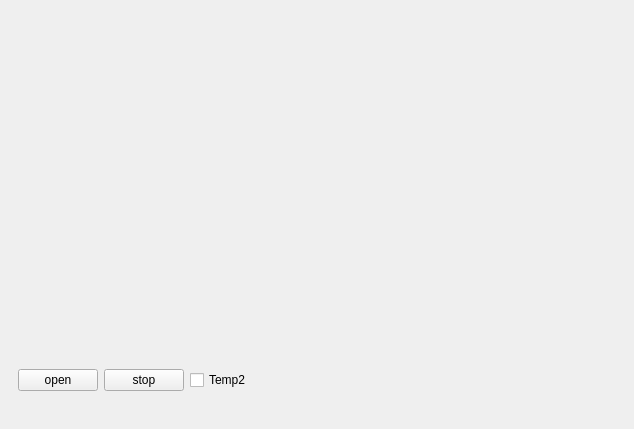
<?xml version="1.0" encoding="UTF-8"?>
<ui version="4.0">
 <class>MainWindow</class>
 <widget class="QMainWindow" name="MainWindow">
  <property name="geometry">
   <rect>
    <x>0</x>
    <y>0</y>
    <width>634</width>
    <height>429</height>
   </rect>
  </property>
  <property name="windowTitle">
   <string>MainWindow</string>
  </property>
  <widget class="QWidget" name="centralwidget">
   <layout class="QVBoxLayout" name="verticalLayout">
    <item>
     <widget class="QWidget" name="widget" native="true"/>
    </item>
    <item>
     <widget class="QWidget" name="widget_2" native="true">
      <property name="minimumSize">
       <size>
        <width>0</width>
        <height>80</height>
       </size>
      </property>
      <property name="maximumSize">
       <size>
        <width>16777215</width>
        <height>80</height>
       </size>
      </property>
      <layout class="QHBoxLayout" name="horizontalLayout">
       <item>
        <widget class="QPushButton" name="btnOpen">
         <property name="text">
          <string>open</string>
         </property>
        </widget>
       </item>
       <item>
        <widget class="QPushButton" name="btnStop">
         <property name="text">
          <string>stop</string>
         </property>
        </widget>
       </item>
       <item>
        <widget class="QCheckBox" name="chboxTemp">
         <property name="text">
          <string>Temp2</string>
         </property>
        </widget>
       </item>
       <item>
        <spacer name="horizontalSpacer">
         <property name="orientation">
          <enum>Qt::Horizontal</enum>
         </property>
         <property name="sizeHint" stdset="0">
          <size>
           <width>380</width>
           <height>20</height>
          </size>
         </property>
        </spacer>
       </item>
      </layout>
     </widget>
    </item>
   </layout>
  </widget>
 </widget>
 <resources/>
 <connections/>
</ui>
